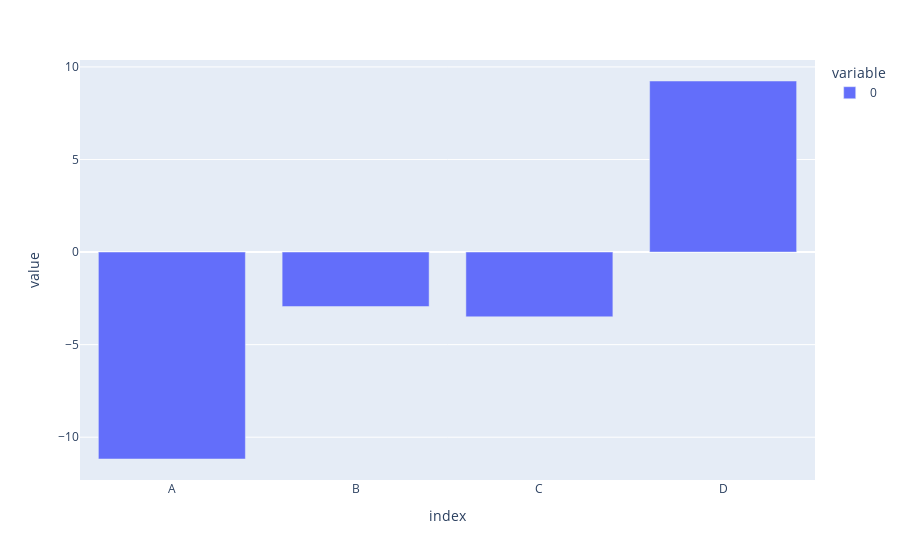

Here is the notebook cell this chart was saved with:
### Markdown cell above
## **bar + sum**

### Code cell
fig = px.bar(df.sum())
fig.show()

### Figure 1 — Plotly figure (JSON) as saved in the notebook; plotly's stock layout.template omitted (floating-point values rounded to 4 significant figures)
{"data": [{"alignmentgroup": "True", "hovertemplate": "variable=0<br>index=%{x}<br>value=%{y}<extra></extra>", "legendgroup": "0", "marker": {"color": "#636efa", "pattern": {"shape": ""}}, "name": "0", "offsetgroup": "0", "orientation": "v", "showlegend": true, "textposition": "auto", "type": "bar", "x": ["A", "B", "C", "D"], "xaxis": "x", "y": [-11.18, -2.944, -3.497, 9.239], "yaxis": "y"}], "layout": {"barmode": "relative", "legend": {"title": {"text": "variable"}, "tracegroupgap": 0}, "margin": {"t": 60}, "xaxis": {"anchor": "y", "domain": [0, 1], "title": {"text": "index"}}, "yaxis": {"anchor": "x", "domain": [0, 1], "title": {"text": "value"}}}}
